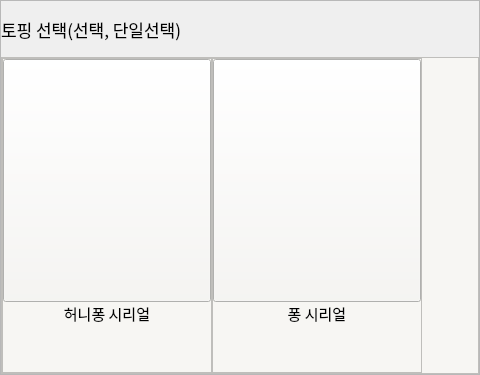
                 <widget class="QFrame" name="option_frame_10">
                  <property name="minimumSize">
                   <size>
                    <width>0</width>
                    <height>375</height>
                   </size>
                  </property>
                  <property name="maximumSize">
                   <size>
                    <width>23592958</width>
                    <height>375</height>
                   </size>
                  </property>
                  <property name="styleSheet">
                   <string notr="true"/>
                  </property>
                  <property name="frameShape">
                   <enum>QFrame::StyledPanel</enum>
                  </property>
                  <property name="frameShadow">
                   <enum>QFrame::Raised</enum>
                  </property>
                  <layout class="QVBoxLayout" name="verticalLayout_31">
                   <property name="spacing">
                    <number>0</number>
                   </property>
                   <property name="leftMargin">
                    <number>0</number>
                   </property>
                   <property name="topMargin">
                    <number>0</number>
                   </property>
                   <property name="rightMargin">
                    <number>0</number>
                   </property>
                   <property name="bottomMargin">
                    <number>0</number>
                   </property>
                   <item>
                    <widget class="QLabel" name="option_10_title">
                     <property name="minimumSize">
                      <size>
                       <width>0</width>
                       <height>0</height>
                      </size>
                     </property>
                     <property name="maximumSize">
                      <size>
                       <width>23592958</width>
                       <height>56</height>
                      </size>
                     </property>
                     <property name="font">
                      <font>
                       <family>Pretendard Medium</family>
                       <pointsize>13</pointsize>
                      </font>
                     </property>
                     <property name="text">
                      <string>토핑 선택(선택, 단일선택)</string>
                     </property>
                    </widget>
                   </item>
                   <item>
                    <widget class="QFrame" name="frame_29">
                     <property name="styleSheet">
                      <string notr="true">background-color: rgb(247, 246, 243);</string>
                     </property>
                     <property name="frameShape">
                      <enum>QFrame::StyledPanel</enum>
                     </property>
                     <property name="frameShadow">
                      <enum>QFrame::Raised</enum>
                     </property>
                     <layout class="QHBoxLayout" name="horizontalLayout_12">
                      <property name="spacing">
                       <number>0</number>
                      </property>
                      <property name="leftMargin">
                       <number>0</number>
                      </property>
                      <property name="topMargin">
                       <number>0</number>
                      </property>
                      <property name="rightMargin">
                       <number>0</number>
                      </property>
                      <property name="bottomMargin">
                       <number>0</number>
                      </property>
                      <item>
                       <widget class="QFrame" name="frame_30">
                        <property name="minimumSize">
                         <size>
                          <width>210</width>
                          <height>0</height>
                         </size>
                        </property>
                        <property name="frameShape">
                         <enum>QFrame::StyledPanel</enum>
                        </property>
                        <property name="frameShadow">
                         <enum>QFrame::Raised</enum>
                        </property>
                        <layout class="QVBoxLayout" name="verticalLayout_32">
                         <property name="spacing">
                          <number>0</number>
                         </property>
                         <property name="leftMargin">
                          <number>0</number>
                         </property>
                         <property name="topMargin">
                          <number>0</number>
                         </property>
                         <property name="rightMargin">
                          <number>0</number>
                         </property>
                         <property name="bottomMargin">
                          <number>0</number>
                         </property>
                         <item>
                          <widget class="QPushButton" name="choose_topping_h">
                           <property name="minimumSize">
                            <size>
                             <width>0</width>
                             <height>243</height>
                            </size>
                           </property>
                           <property name="cursor">
                            <cursorShape>OpenHandCursor</cursorShape>
                           </property>
                           <property name="text">
                            <string/>
                           </property>
                           <property name="icon">
                            <iconset>
                             <normaloff>../img/option_img/honey.jpg</normaloff>../img/option_img/honey.jpg</iconset>
                           </property>
                           <property name="iconSize">
                            <size>
                             <width>182</width>
                             <height>225</height>
                            </size>
                           </property>
                           <property name="checkable">
                            <bool>true</bool>
                           </property>
                          </widget>
                         </item>
                         <item>
                          <widget class="QLabel" name="option_10_label_1">
                           <property name="font">
                            <font>
                             <family>Pretendard Light</family>
                             <pointsize>11</pointsize>
                            </font>
                           </property>
                           <property name="text">
                            <string>허니퐁 시리얼</string>
                           </property>
                           <property name="alignment">
                            <set>Qt::AlignHCenter|Qt::AlignTop</set>
                           </property>
                          </widget>
                         </item>
                        </layout>
                       </widget>
                      </item>
                      <item>
                       <widget class="QFrame" name="frame_31">
                        <property name="minimumSize">
                         <size>
                          <width>210</width>
                          <height>0</height>
                         </size>
                        </property>
                        <property name="frameShape">
                         <enum>QFrame::StyledPanel</enum>
                        </property>
                        <property name="frameShadow">
                         <enum>QFrame::Raised</enum>
                        </property>
                        <layout class="QVBoxLayout" name="verticalLayout_33">
                         <property name="spacing">
                          <number>0</number>
                         </property>
                         <property name="leftMargin">
                          <number>0</number>
                         </property>
                         <property name="topMargin">
                          <number>0</number>
                         </property>
                         <property name="rightMargin">
                          <number>0</number>
                         </property>
                         <property name="bottomMargin">
                          <number>0</number>
                         </property>
                         <item>
                          <widget class="QPushButton" name="choose_topping_p">
                           <property name="minimumSize">
                            <size>
                             <width>0</width>
                             <height>243</height>
                            </size>
                           </property>
                           <property name="cursor">
                            <cursorShape>OpenHandCursor</cursorShape>
                           </property>
                           <property name="text">
                            <string/>
                           </property>
                           <property name="icon">
                            <iconset>
                             <normaloff>../img/option_img/plain.jpg</normaloff>../img/option_img/plain.jpg</iconset>
                           </property>
                           <property name="iconSize">
                            <size>
                             <width>182</width>
                             <height>206</height>
                            </size>
                           </property>
                           <property name="checkable">
                            <bool>true</bool>
                           </property>
                          </widget>
                         </item>
                         <item>
                          <widget class="QLabel" name="option_10_label_2">
                           <property name="font">
                            <font>
                             <family>Pretendard Light</family>
                             <pointsize>11</pointsize>
                            </font>
                           </property>
                           <property name="text">
                            <string>퐁 시리얼</string>
                           </property>
                           <property name="alignment">
                            <set>Qt::AlignHCenter|Qt::AlignTop</set>
                           </property>
                          </widget>
                         </item>
                        </layout>
                       </widget>
                      </item>
                      <item>
                       <spacer name="horizontalSpacer_11">
                        <property name="orientation">
                         <enum>Qt::Horizontal</enum>
                        </property>
                        <property name="sizeHint" stdset="0">
                         <size>
                          <width>56</width>
                          <height>37</height>
                         </size>
                        </property>
                       </spacer>
                      </item>
                     </layout>
                    </widget>
                   </item>
                  </layout>
                 </widget>
